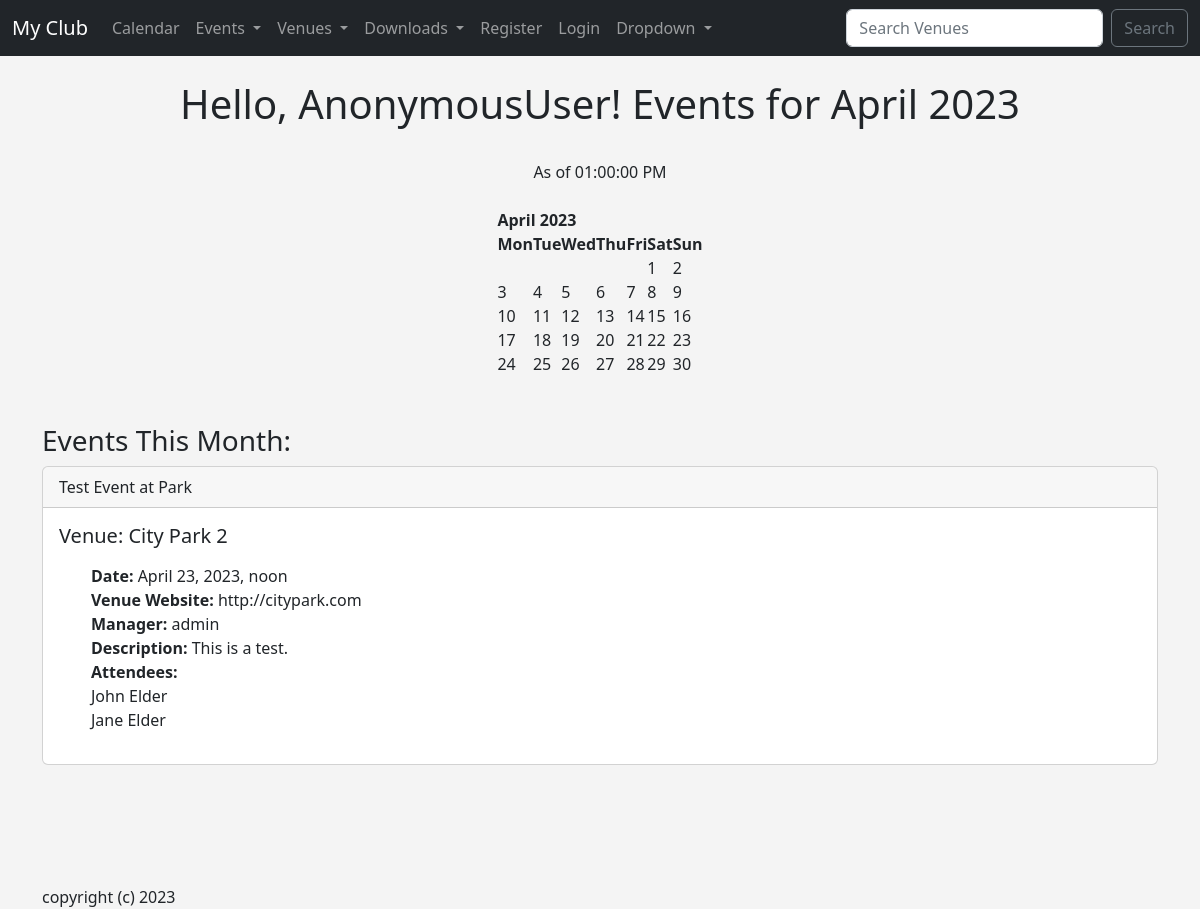
The page / on the database its author committed.
### events/models.py (models this page shows, shortened)
class Event(models.Model):
    name = models.CharField('Event Name', max_length=120)
    date = models.DateTimeField('Event Date')
    venue = models.ForeignKey(
        Venue, blank=True, null=True, on_delete=models.CASCADE)
    manager = models.ForeignKey(
        User, blank=True, null=True, on_delete=models.SET_NULL)
    description = models.TextField(blank=True)
    attendees = models.ManyToManyField(MyClubUser, blank=True)
    approved = models.BooleanField('Approved', default=False)
    def __str__(self):
        return self.name

class Venue(models.Model):
    name = models.CharField('Venue Name', max_length=120)
    address = models.CharField(max_length=300)
    zip_code = models.CharField('Zip Code', max_length=10)
    phone = models.CharField('Contact Phone', max_length=25, blank=True)
    web = models.URLField('Website Address', blank=True)
    email_address = models.EmailField('Email Address', blank=True)
    owner = models.IntegerField('Venue Owner', blank=False, default=1)
    venue_image = models.ImageField(
        'Venue Image', null=True, blank=True, upload_to='images/')
    def __str__(self):
        return self.name

class MyClubUser(models.Model):
    first_name = models.CharField(max_length=30)
    last_name = models.CharField(max_length=30)
    email = models.EmailField('User Email')
    def __str__(self):
        return self.first_name + ' ' + self.last_name  # Display name in admin panel

### events/views.py (the view)
# urls.py: path('', views.home, name='home'),
def home(request, year=datetime.now().year, month=datetime.now().strftime('%B')):  # %B = month
    name = 'Craig'
    month = month.capitalize()  # capitalizes only first
    month_number = list(calendar.month_name).index(month)
    month_number = int(month_number)  # ensure that it's a number
    cal = HTMLCalendar().formatmonth(year, month_number)
    now = datetime.now()
    current_year = now.year
    time = now.strftime('%I:%M:%S %p')
    event_list = Event.objects.filter(
        date__year=year,
        date__month=month_number
    )
    return render(request, 'events/home.html', {
        'name': name,
        'year': year,
        'month': month,
        'month_number': month_number,
        'cal': cal,
        'current_year': current_year,
        'time': time,
        'event_list': event_list,
    })

### events/templates/events/home.html (shortened to what this page needs)
{% extends 'events/base.html' %}
{% block content %}
    <center>
    <h1>Hello, {{ user }}! Events for {{ month }} {{ year }}</h1>
    <br>
    As of {{ time }}
    <br><br>
    {{ cal|safe }}
    <br/><br/>
    </center>
    <h3>Events This Month:</h3>
    {% if event_list %}
        {% for event in event_list %}
        <div class="card">
            <div class="card-header">
              {{event}}
            </div>
            <div class="card-body">
              <h5 class="card-title">Venue: {{ event.venue }}</h5>
              <p class="card-text">
                <ul>
                    <strong>Date:</strong> {{ event.date }}<br/>
                    <strong>Venue Website:</strong> {{ event.venue.web }}</br>
                    <strong>Manager:</strong> {{ event.manager }}</br>
                    <strong>Description:</strong> {{ event.description }}</br>
                    <strong>Attendees:</strong> <br/>
                        {% for user in event.attendees.all %}
                        {{ user }}<br>
                        {% endfor %}
                </ul>
              </p>
            </div>
          </div>
        {% endfor %}
    {% else %}
        Sorry, there are no events this month.
    {% endif %}
    <br><br><br>
    copyright (c) {{ current_year }}
{% endblock %}

### rows shown on the page
Event: name "Test Event at Park", venue "City Park 2", date "April 23, 2023, noon", venue.web "http://citypark.com", manager "admin", description "This is a test."
MyClubUser: first_name+last_name "John Elder"
MyClubUser: first_name+last_name "Jane Elder"

### other values the page prints
{{ user }} "AnonymousUser"
{{ month }} "April"
{{ cal|safe }} "April 2023 Mon Tue Wed Thu Fri Sat Sun 1 2 3 4 5 6 7 8 9 10 11 12 13 14 15 16 17 18 19 20 21 22 23 24 25 26 27 28 29 30"
